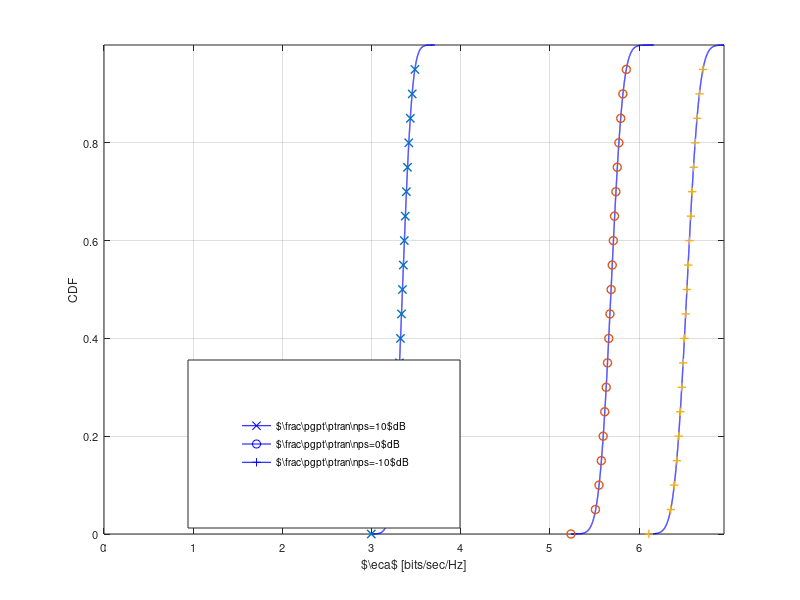

Write MATLAB code to recreate this figure. (Note: this script raises an error after producing the figure.)
%% This matlab script validates analytical expression for pdf C_0 charterized using
%% Gamma approximation for different value of SNR_sp2

clear all;
close all;

analysis = 0;                                                   % Enable it for performing a complete new analysis
                                                                % otherwise a mat file is read 

if analysis
        M = 1e4;                                                % Number of realizations
        P_reg = 1;                                              % Regulate power at ST
        P_tran = 0;                                             % Powe transmitted by the PT
        alpha_s_true = 10^(-80/10);                             % Access Channel
        alpha_p2_true = 10.^(-[90 100 110]/10);                 % Secondary Interference Channel 
        N_p2 = 1000;                                             % Number of samples used for estimation
        noise_power = 10^(-100/10);                             % Noise power at SR 
        N_s = 10;                                               % Number of Pilot Symobols 
        snr_p2 = alpha_p2_true/noise_power;                     % interference to noise power at the SR
        snr_s = alpha_s_true/noise_power;                       % signal to noise power the the SR
        alpha_s_est = zeros(1,M);                               % Estimated power gain for the channel g_s        
        P_rcvd_sr_sim = zeros(1,M);                             % snr_p_prime = 1 + snr_p  
        CDF_Cs_sim = zeros(length(N_p2), length(snr_p2), M);    % Buffer to store the simulated CDF values 
        CDF_Cs_ana = zeros(length(N_p2),length(snr_p2), M);     % Buffer to store the analytic CDF values 
       
        Cs_pts = zeros(length(N_p2),length(snr_p2), M);         % Buffer to store the C1 points for the distribution function
        
        for k = 1:length(N_p2)
            for l = 1:length(alpha_p2_true)
              %% Simulation
                for i=1:M
                    alpha_s_est(i) = mean(normrnd(sqrt(alpha_s_true), sqrt(noise_power),...
                        1, N_s).^2);
                    P_rcvd_sr_sim(i) = mean((sqrt(10^((P_tran)/10) * alpha_p2_true(l))...
                        * ones(1, N_p2(k)) + random('norm', 0, sqrt(noise_power), 1, N_p2(k))).^2);

                end
                

               %% density of the P_reg * |h_s|^2 -- non-central chi2 distribution
                 lambda_s =  alpha_s_true / noise_power;
                 mean_ana_s = noise_power * P_reg * (1 + lambda_s);
                 var_ana_s = (noise_power)^2 * P_reg^2/N_s * (2 + 4 * lambda_s);

               %% Gammma Approximation 
                 b_gamma_s = var_ana_s/mean_ana_s;
                 a_gamma_s = mean_ana_s/b_gamma_s; 


               %% density for (|\hp2| * P_tran + noise) -- non-central chi2 distribution
                 mean_ana_p_ = noise_power * ( 1  + snr_p2(l));
                 var_ana_p_ = noise_power^2/N_p2(k) * ( 2  + 4 * snr_p2(l));


               %% Gammma Approximation     
                 b_gamma_p_ = var_ana_p_/mean_ana_p_;
                 a_gamma_p_ = mean_ana_p_/b_gamma_p_;   

               %% CDF of Capacity C_1 = log2(1 + SNR_s)         

                 Cs = log2(1  + alpha_s_est./P_rcvd_sr_sim);
                 [CDF_Cs_temp, Cs_pts(k,l,:),~,~,eid] = cdfcalc(Cs);
                 CDF_Cs_sim(k,l,:) = CDF_Cs_temp(1:M);

                 for i = 1:length(Cs_pts(k,l,:))
                     func_den_Cs = @(t) log(2) .* exp(log(2.^t)  + (a_gamma_s - 1) .* log(2.^t - 1)...
                        - (a_gamma_s + a_gamma_p_) * log(1/b_gamma_p_ + (2.^t- 1)/b_gamma_s)...
                        + gammaln(a_gamma_p_ + a_gamma_s) - gammaln(a_gamma_p_) - gammaln(a_gamma_s)...
                        - a_gamma_p_ * log(b_gamma_p_) - a_gamma_s * log(b_gamma_s));                  
                     CDF_Cs_ana(k,l,i) = integral(func_den_Cs, 1, Cs_pts(k,l,i));
                 end
             end
        end        
        save('results_CDF_Cs_diff_SNR_p2_AWGN.mat');
end
load('results_CDF_Cs_diff_SNR_p2_AWGN.mat')

diss = 0;  %% 1 = generate plot for the dissertation, 0 = generate plot for the Journal
if diss 
    % Plotting Curves
    figure(1);
    diff = 500;
    sim = 1:diff:M;

    k = 1; 
    plot(reshape(Cs_pts(1, k, :), 1, M), reshape(CDF_Cs_ana(1, k, :),1, M), 'c-', 'Linewidth',1);
    hold on,
    plot(reshape(Cs_pts(1, k, sim), 1, length(sim)), reshape(CDF_Cs_sim(1, k, sim), 1, length(sim)),...
        'x', 'Linewidth', 1);

    k = 2;
    hold on,
    plot(reshape(Cs_pts(1, k, :), 1, M), reshape(CDF_Cs_ana(1, k, :),1, M), 'c-', 'Linewidth',1);
    hold on,
    plot(reshape(Cs_pts(1, k, sim), 1, length(sim)), reshape(CDF_Cs_sim(1, k, sim), 1, length(sim)),...
        'o', 'Linewidth', 1);

    k = 3;
    hold on,
    plot(reshape(Cs_pts(1, k, :), 1, M), reshape(CDF_Cs_ana(1, k, :),1, M), 'c-', 'Linewidth',1);
    hold on,
    plot(reshape(Cs_pts(1, k, sim), 1, length(sim)), reshape(CDF_Cs_sim(1, k, sim), 1, length(sim)),...
        '+', 'Linewidth', 1);


    Fontsize = 8;
    axis tight;
    grid on;
    xlabel('$\eca$ [bits/sec/Hz]','FontSize',Fontsize);
    ylabel('CDF','FontSize',Fontsize);
    hl = legend('Theoretical', 'Simulated');
    set(hl, 'position',[0.26 0.12 0.28 0.14]);
    set(gca,'FontSize',Fontsize);
    laprint(1, '../figures/fig_CDF_Cs_diff_SNR_p2_AWGN', 'options', 'factory', 'width', 8, 'scalefonts',...
        'on', 'factor',0.5, 'keepfontprops', 'on'); 
else
    % Plotting Curves
    figure(1);
    diff = 500;
    sim = 1:diff:M;

    k = 1; 
    plot(reshape(Cs_pts(1, k, :), 1, M), reshape(CDF_Cs_ana(1, k, :),1, M), 'b-', 'Linewidth',1);
    hold on,
    plot(reshape(Cs_pts(1, k, sim), 1, length(sim)), reshape(CDF_Cs_sim(1, k, sim), 1, length(sim)),...
        'x', 'Linewidth', 1);

    k = 2;
    hold on,
    plot(reshape(Cs_pts(1, k, :), 1, M), reshape(CDF_Cs_ana(1, k, :),1, M), 'b-', 'Linewidth',1);
    hold on,
    plot(reshape(Cs_pts(1, k, sim), 1, length(sim)), reshape(CDF_Cs_sim(1, k, sim), 1, length(sim)),...
        'o', 'Linewidth', 1);

    k = 3;
    hold on,
    plot(reshape(Cs_pts(1, k, :), 1, M), reshape(CDF_Cs_ana(1, k, :),1, M), 'b-', 'Linewidth',1);
    hold on,
    plot(reshape(Cs_pts(1, k, sim), 1, length(sim)), reshape(CDF_Cs_sim(1, k, sim), 1, length(sim)),...
        '+', 'Linewidth', 1);


    Fontsize = 8;
    axis tight;
    
        
    lp1 = plot(0,0,'-b','Marker','x','visible','off');
    lp2 = plot(0,0,'-b','Marker','o','visible','off');
    lp3 = plot(0,0,'-b','Marker','+','visible','off');
    
    grid on;
    xlabel('$\eca$ [bits/sec/Hz]','FontSize',Fontsize);
    ylabel('CDF','FontSize',Fontsize);
    hl = legend([lp1, lp2, lp3], '$\frac{\pgpt\ptran}{\nps}=10$dB', '$\frac{\pgpt\ptran}{\nps}=0$dB',...
        '$\frac{\pgpt\ptran}{\nps}=-10$dB');    
    set(hl, 'position',[0.235 0.12 0.34 0.28]);
    set(gca,'FontSize',Fontsize);
    laprint(1, '../figures/fig_CDF_Cs_diff_SNR_p2_AWGN', 'options', 'factory', 'width', 8, 'scalefonts',...
        'on', 'factor',0.5, 'keepfontprops', 'on'); 
end